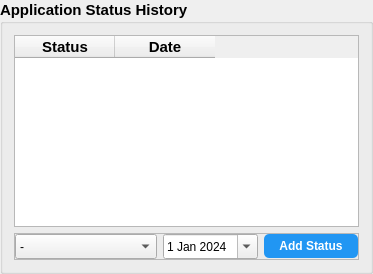
           <widget class="QGroupBox" name="application_status_history_group_box">
            <property name="font">
             <font>
              <pointsize>11</pointsize>
              <weight>75</weight>
              <bold>true</bold>
             </font>
            </property>
            <property name="title">
             <string>Application Status History</string>
            </property>
            <property name="flat">
             <bool>true</bool>
            </property>
            <layout class="QVBoxLayout" name="verticalLayout_20">
             <item>
              <widget class="QTableWidget" name="application_status_history_table_widget">
               <property name="minimumSize">
                <size>
                 <width>0</width>
                 <height>150</height>
                </size>
               </property>
               <property name="editTriggers">
                <set>QAbstractItemView::NoEditTriggers</set>
               </property>
               <property name="selectionMode">
                <enum>QAbstractItemView::NoSelection</enum>
               </property>
               <property name="showGrid">
                <bool>false</bool>
               </property>
               <property name="wordWrap">
                <bool>true</bool>
               </property>
               <attribute name="verticalHeaderVisible">
                <bool>false</bool>
               </attribute>
               <column>
                <property name="text">
                 <string>Status</string>
                </property>
               </column>
               <column>
                <property name="text">
                 <string>Date</string>
                </property>
               </column>
              </widget>
             </item>
             <item>
              <widget class="QFrame" name="application_status_history_actions_frame">
               <property name="styleSheet">
                <string notr="true">QPushButton {
padding: 5px 15px;
border: none;
border-radius: 5px;
background-color: rgb(33, 150, 243);
color: white;
}

QPushButton:Hover {
background-color: rgb(25, 105, 170);
}

QPushButton:Pressed {
background-color: rgb(33, 150, 243);
}</string>
               </property>
               <property name="frameShape">
                <enum>QFrame::StyledPanel</enum>
               </property>
               <property name="frameShadow">
                <enum>QFrame::Raised</enum>
               </property>
               <layout class="QHBoxLayout" name="horizontalLayout_5">
                <property name="leftMargin">
                 <number>0</number>
                </property>
                <property name="topMargin">
                 <number>0</number>
                </property>
                <property name="rightMargin">
                 <number>0</number>
                </property>
                <property name="bottomMargin">
                 <number>0</number>
                </property>
                <item>
                 <widget class="QComboBox" name="application_status_combo_box">
                  <property name="minimumSize">
                   <size>
                    <width>0</width>
                    <height>25</height>
                   </size>
                  </property>
                  <property name="maximumSize">
                   <size>
                    <width>16777215</width>
                    <height>25</height>
                   </size>
                  </property>
                  <item>
                   <property name="text">
                    <string>-</string>
                   </property>
                  </item>
                  <item>
                   <property name="text">
                    <string>Screening Interview</string>
                   </property>
                  </item>
                  <item>
                   <property name="text">
                    <string>Technical Interview</string>
                   </property>
                  </item>
                  <item>
                   <property name="text">
                    <string>Job Offer</string>
                   </property>
                  </item>
                  <item>
                   <property name="text">
                    <string>Application Rejected</string>
                   </property>
                  </item>
                 </widget>
                </item>
                <item>
                 <widget class="QDateEdit" name="application_status_date_edit">
                  <property name="minimumSize">
                   <size>
                    <width>0</width>
                    <height>25</height>
                   </size>
                  </property>
                  <property name="maximumSize">
                   <size>
                    <width>16777215</width>
                    <height>25</height>
                   </size>
                  </property>
                  <property name="maximumDate">
                   <date>
                    <year>2124</year>
                    <month>12</month>
                    <day>31</day>
                   </date>
                  </property>
                  <property name="minimumDate">
                   <date>
                    <year>2024</year>
                    <month>1</month>
                    <day>1</day>
                   </date>
                  </property>
                  <property name="calendarPopup">
                   <bool>true</bool>
                  </property>
                 </widget>
                </item>
                <item>
                 <widget class="QPushButton" name="add_application_status">
                  <property name="maximumSize">
                   <size>
                    <width>100</width>
                    <height>16777215</height>
                   </size>
                  </property>
                  <property name="font">
                   <font>
                    <pointsize>9</pointsize>
                    <weight>75</weight>
                    <bold>true</bold>
                   </font>
                  </property>
                  <property name="text">
                   <string>Add Status</string>
                  </property>
                 </widget>
                </item>
               </layout>
              </widget>
             </item>
            </layout>
           </widget>
